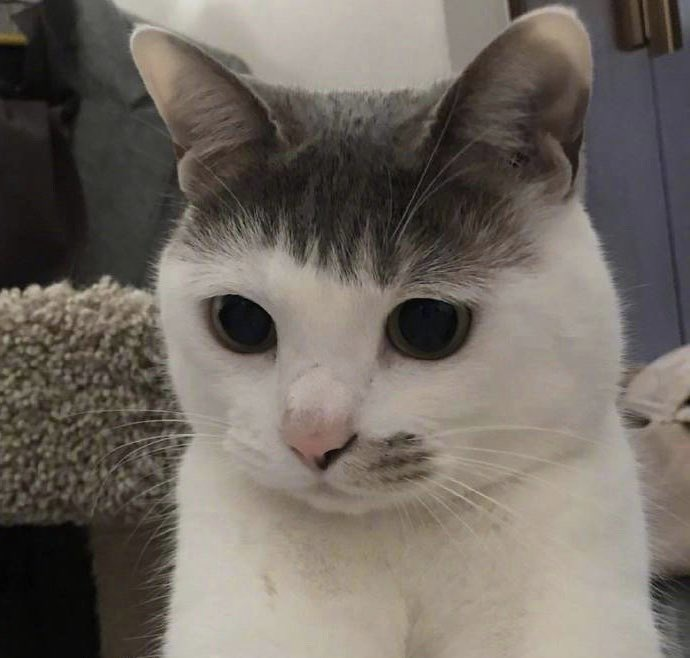
#> input picture opencv/image.jpg, 690 x 658 px
$ python line.py
#> lines starting #> are read from the running program, lines starting #| are printed output that depends on the picture; after the words box and inside, x2 and y2 are one past the last pixel; in counts of white or black regions, pixels touching at a corner belong together
import cv2 as cv
import os

img = cv.imread('image.jpg')
#> img is the input picture: shape (658, 690, 3); mean B, G, R 97.6, 105.3, 112.6

height = img.shape[0]
#> height = 658
width = img.shape[1]
#> width = 690

for y in range(0, height):
    # 가로방향 직선(파란선)
    img.itemset(y, int(width/2), 0, 0)
    img.itemset(y, int(width/2), 1, 0)
    img.itemset(y, int(width/2), 2, 255)
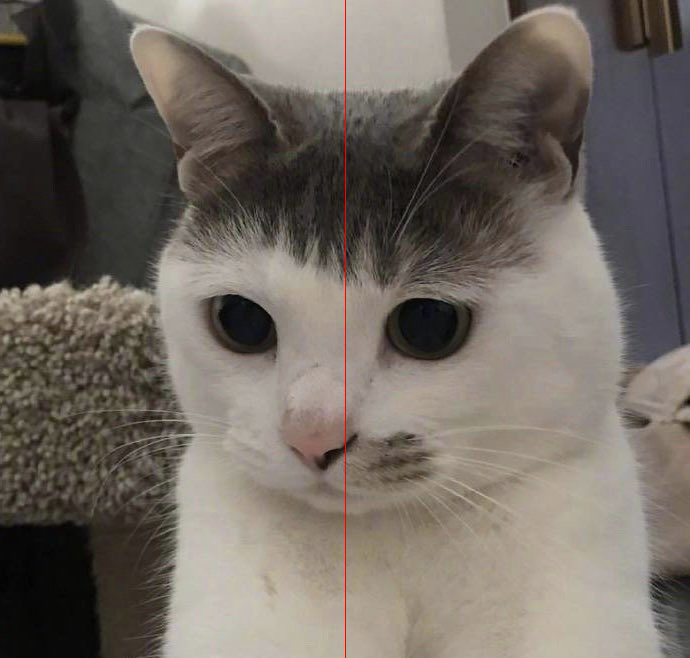
#> img: shape (658, 690, 3); 0.14% of pixels changed, all inside (x1, y1, x2, y2) = (345, 0, 346, 658)

for x in range(0, width):
    # 세로방향 직선(빨간선)
    img.itemset(int(height/2), x, 0, 255)
    img.itemset(int(height/2), x, 1, 0)
    img.itemset(int(height/2), x, 2, 0)
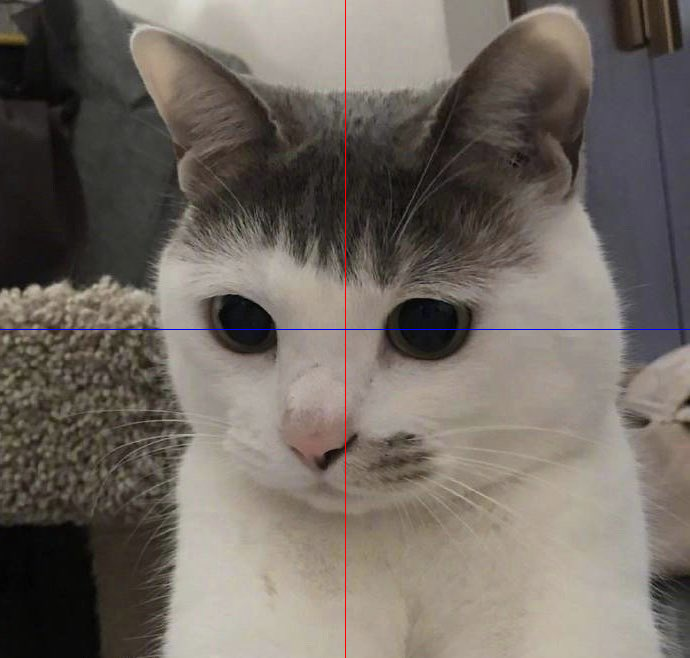
#> img: shape (658, 690, 3); 0.15% of pixels changed, all inside (x1, y1, x2, y2) = (0, 329, 690, 330)

cv.imshow('result',img)
cv.waitKey(0)
cv.destroyAllWindows()

$ run again, with opencv/img.jpg copied over opencv/image.jpg
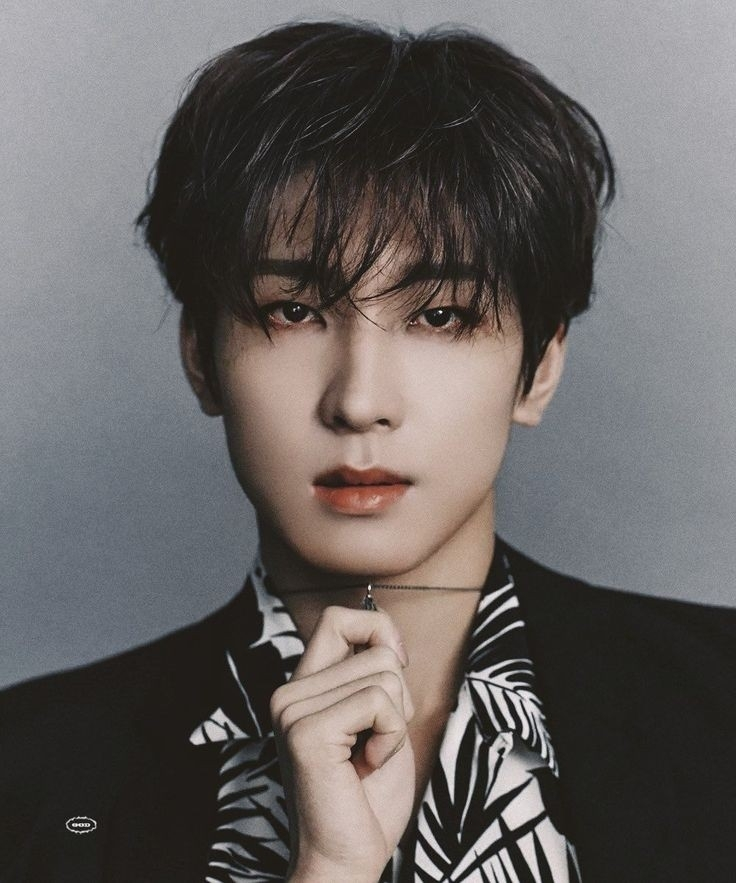
#> input picture opencv/img.jpg, 736 x 883 px
#> img is the input picture: shape (883, 736, 3); mean B, G, R 97.3, 98.6, 102.8
#> after the loop `for y in range(0, height):`:
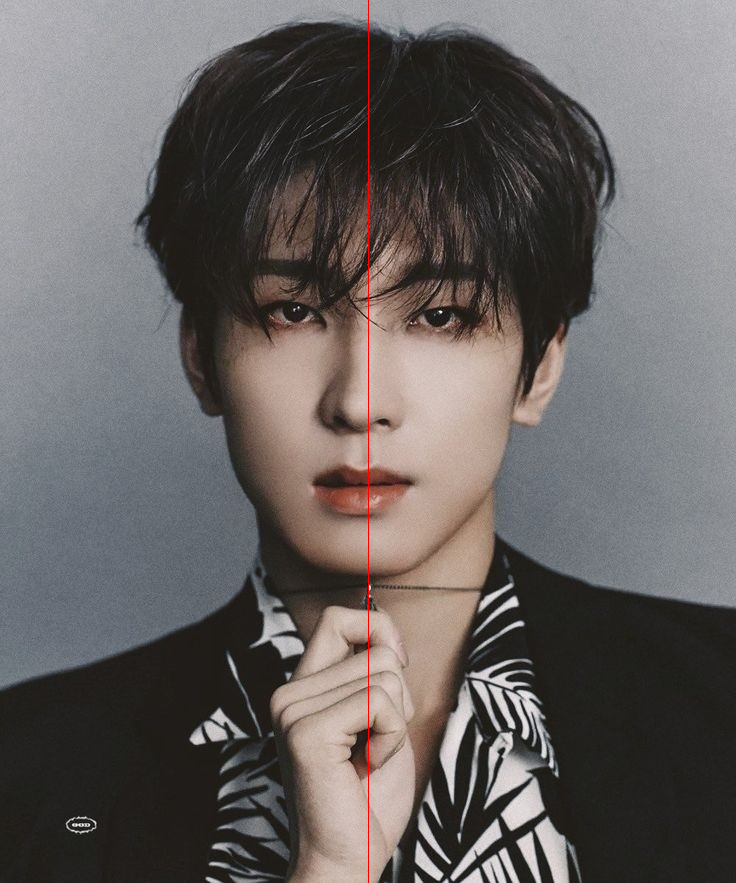
#> img: shape (883, 736, 3); 0.14% of pixels changed, all inside (x1, y1, x2, y2) = (368, 0, 369, 883)
#> after the loop `for x in range(0, width):`:
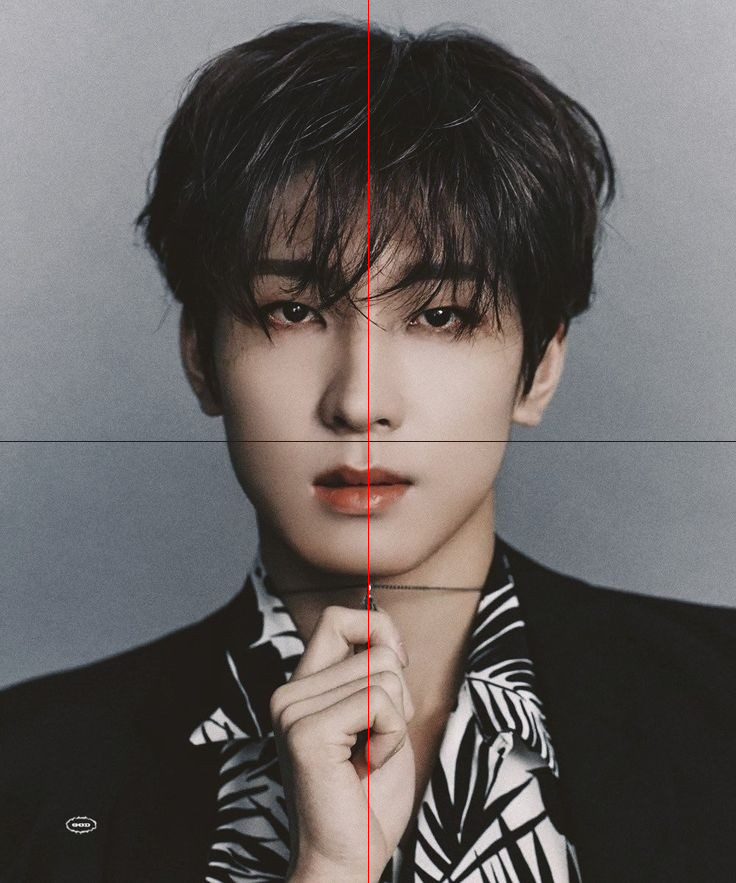
#> img: shape (883, 736, 3); 0.11% of pixels changed, all inside (x1, y1, x2, y2) = (0, 441, 736, 442)
